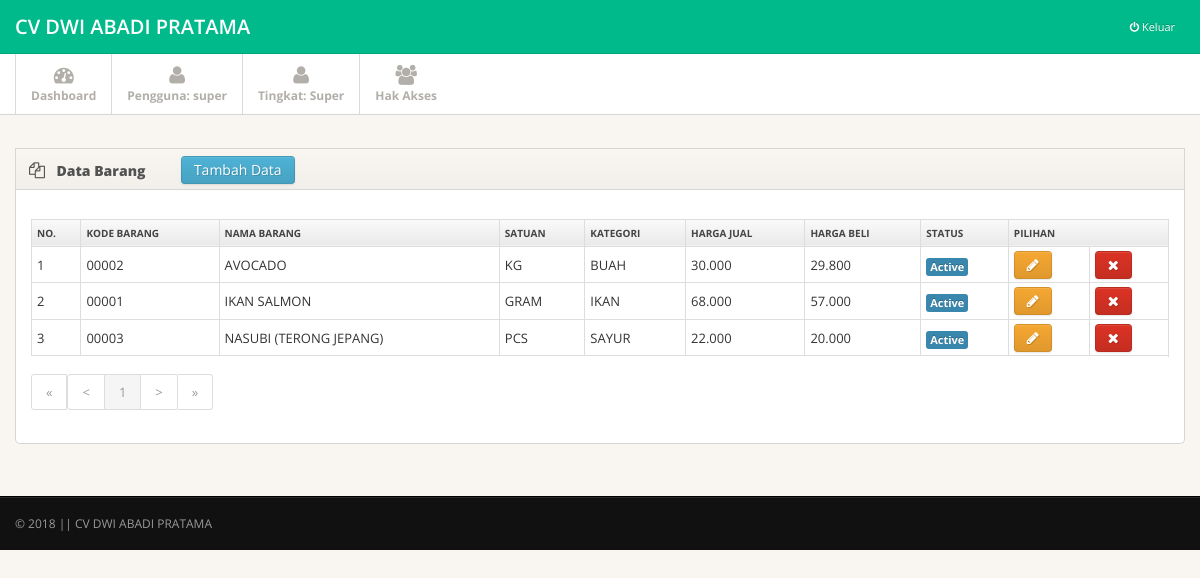
Page /page.php?open=barang_data (signed in) on the committed database.
### tables this page shows
CREATE TABLE `ma_toko` (
  `kd_toko` varchar(15) NOT NULL,
  `nm_toko` varchar(30) NOT NULL,
  `almt_toko` varchar(150) NOT NULL,
  `kota` varchar(30) NOT NULL,
  `tlp_toko` varchar(15) NOT NULL,
  `fax_toko` varchar(15) NOT NULL,
  `logo` varchar(50) NOT NULL
);

CREATE TABLE `ma_barang` (
  `kd_barang` varchar(5) NOT NULL,
  `nm_barang` varchar(50) NOT NULL,
  `kd_satuan` varchar(10) NOT NULL,
  `kd_kategori` varchar(10) NOT NULL,
  `hrg_jual` int(11) NOT NULL,
  `hrg_beli` int(11) NOT NULL,
  `active` char(1) NOT NULL
);

CREATE TABLE `ma_satuan_barang` (
  `kd_satuan` varchar(6) NOT NULL,
  `nm_satuan` varchar(25) NOT NULL,
  `active` char(1) NOT NULL
);

CREATE TABLE `ma_kategori_barang` (
  `kd_kategori` varchar(6) NOT NULL,
  `nm_kategori` varchar(25) NOT NULL,
  `active` char(1) NOT NULL
);

### library/inc.connection.php (called while the page is built, shortened)
<?php
function querydb($sql){
		global $koneksi_db;
		$result=mysqli_query($koneksi_db,$sql);
		return $result;
}
	function arraydb($sql){
		$arraydb=mysqli_fetch_array($sql);
		return $arraydb;
	}
	function numrows($sql){
		$numrows=mysqli_num_rows($sql);
		return $numrows;
	}
?>

### data_master/barang_data.php (the view, shortened to what this page needs)
<?php
		$batas= 7;
		if (empty($halaman)){$posisi=0; $halaman=1;} else {$posisi=($halaman-1) * $batas;}
		$qry2 ="SELECT * FROM ma_barang";
		$hsl2 = querydb($qry2);
		$jml_data = numrows($hsl2);
		$jml_hal = ceil($jml_data/$batas);
		$file="page.php?open=barang_data";
?>
<div class="main">
  <div class="main-inner">
    <div class="container">
    		<div class="row">
        <div class="span12">
          <div class="widget">
            <div class="widget-header"> <i class="icon-copy"></i>
              <h3>Data Barang</h3>
              <button class="btn btn-info btn-sm" id="btnBarangTambah">Tambah Data</button>
            </div>
            <div class="widget-content">
              <div class="shortcuts">
				<div class="table-responsive">
					<table class="table table-striped table-bordered table-condensed table-hover">
						<tr>
							<th>No.</th>
							<th>Kode Barang</th>
							<th>Nama Barang</th>
							<th>Satuan</th>
							<th>Kategori</th>
							<th>Harga Jual</th>
							<th>Harga Beli</th>
							<th>Status</th>
							<th colspan="3" align="center">Pilihan</th>
						</tr>
						<?php
							$c=1;
							$qri = "SELECT a.*,b.nm_satuan,c.nm_kategori FROM ma_barang a LEFT JOIN ma_satuan_barang b ON b.kd_satuan=a.kd_satuan LEFT JOIN ma_kategori_barang c ON c.kd_kategori=a.kd_kategori ORDER BY nm_barang ASC LIMIT $posisi, $batas";
							$hsl = querydb($qri);
							while($rek = arraydb($hsl)){
								if($rek['active']=="Y"){$klsBaris="";$stat="<span class='label label-info'>Active</span>";}else{$klsBaris="danger";$stat="<span class='label label-danger'>Non Active</span>";}
							 echo "<tr class=\"$klsBaris\">";
							 echo "<td align='center'>".$c."</td>";
							 echo "<td align='center'>".$rek['kd_barang']."</td>";
							 echo "<td align='left'>".$rek['nm_barang']."</td>";
							 echo "<td align='center'>".$rek['nm_satuan']."</td>";
							 echo "<td align='center'>".$rek['nm_kategori']."</td>";
							 echo "<td align='center'>".number_format($rek['hrg_jual'],0,",",".")."</td>";
							 echo "<td align='center'>".number_format($rek['hrg_beli'],0,",",".")."</td>";
							 echo "<td align='center'>".$stat."</td>";
							 echo "<td align='center'><button class=\"btn btn-warning btn-xs btnBarangUbah\" data-val=\"$rek[kd_barang]\" data-toggle=\"tooltip\" data-placement=\"top\" title=\"Edit Data\"><span class=\"shortcut-icon icon-pencil\"></span></button></td>";
							 echo "<td align='center'><button class=\"btn btn-danger btn-xs btnBarangHapus\" data-val=\"$rek[kd_barang]\" data-toggle=\"tooltip\" data-placement=\"top\" title=\"Hapus Data\" ><span class=\"shortcut-icon icon-remove\"></span></button></td>";
							 echo "<tr>";
							 $c++;
							}
						?>
					</table>
				</div>
				<nav><ul class="pagination pagination-sm">
					<?php
					if($halaman >1){$prev=$halaman-1; echo "<li><a href=$file&halaman=1>&laquo;</a><a href=$file&halaman=$prev>&lt;</a></li>";}
					else {echo "<li class='disabled'><a href='#'>&laquo;</a><a href='#'>&lt;</a></li>";}
					for ($i=1; $i<=$jml_hal; $i++)
					if ($i!=$halaman){echo "<li><a href=$file&halaman=$i>$i</a></li>";}
					else {echo"&nbsp;<li class='active'><a href='#'>$i</a></li>";};
					if($halaman < $jml_hal) {$next=$halaman+1; echo "<li><a href=$file&halaman=$next>&gt;</a>  <a href=$file&halaman=$jml_hal>&raquo;</a></li>";}
					else {echo "<li class='disabled'><a href='#'>&gt;</a>  <a href='#'>&raquo;</a></li>";}
					?>
				</ul>
				</nav>
              </div>
            </div>
          </div>
        </div>
      </div>
    </div>
  </div>
</div>

### page.php (shortened to what this page needs)
<?php
 require_once "library/inc.connection.php";
   $qri = "SELECT * FROM ma_toko";
   $res = querydb($qri);
   $rec = arraydb($res);
   $namaToko = $rec['nm_toko'];
?>
<!DOCTYPE html>
<html lang="en">
<head>
    <link href="css/bootstrap.min.css" rel="stylesheet">
    <link href="css/bootstrap-responsive.min.css" rel="stylesheet">
    <link href="css/bootstrap-table.css" rel="stylesheet">
    <link href="css/font-awesome.css" rel="stylesheet">
    <link href="css/style.css" rel="stylesheet">
  </head>
<body>
	<div class="navbar navbar-fixed-top">
	<div class="navbar-inner">
		<div class="container">
			<a class="brand" href="?open=home">
				<?php echo $namaToko ?>
			</a>
			<div class="nav-collapse pull-right">
				<ul class="nav pull-right">
					<li><a href="#" id="bootbox-confirm" style="color: red;"><i class="icon-off"></i><span> Keluar</span> </a> </li>
				</ul>
			</div>
		</div>
	</div>
</div>
<div class="subnavbar">
  <div class="subnavbar-inner">
    <div class="container">
      <ul class="mainnav">
        <li class=""><a href="?open=home"><i class="icon-dashboard"></i><span>Dashboard</span> </a> </li>
        <li><a href="#"><i class="icon-user"></i><span>Pengguna: <?php echo $_SESSION['USERNAME']; ?></span> </a></li>
        <li><a href="#"><i class="icon-user"></i><span>Tingkat: <?php echo $_SESSION['USER_LEVEL']; ?></span> </a></li>
        <?php
        if($_SESSION['USER_LEVEL']=="Super"){
        ?>
        <li><a href="?open=user_data" ><i class="icon-group"></i><span>Hak Akses</span> </a> </li>
        <?php
    	}
        ?>
      </ul>
    </div>
  </div>
</div>
        	<?php
			include"page_control.php";
			?>
<div class="footer">
  <div class="footer-inner">
    <div class="container">
      <div class="row">
        <div class="span12"> &copy; <?php echo date('Y'); ?> || <a href="">CV DWI ABADI PRATAMA</a></div>
      </div>
    </div>
  </div>
</div>
</body>
</html>

### css/style.css (style rules this page uses)
body { background: #f9f6f1; font: 13px/1.7em 'Open Sans'; }
input, button, select, textarea { font-family: 'Open Sans'; }
.table td { vertical-align: middle; }
.table-bordered th { background: #E9E9E9; background:-moz-linear-gradient(top, #FAFAFA 0%, #E9E9E9 100%); background:-webkit-gradient(linear, left top, left bottom, color-stop(0%,#FAFAFA), color-stop(100%,#E9E9E9)); background:-webkit-linear-gradient(top, #FAFAFA 0%,#E9E9E9 100%); background:-o-linear-gradient(top, #FAFAFA 0%,#E9E9E9 100%); background:-ms-linear-gradient(top, #FAFAFA 0%,#E9E9E9 100%); background:linear-gradient(top, #FAFAFA 0%,#E9E9E9 100%); filter: progid:DXImageTransform.Microsoft.gradient(startColorstr='#FAFAFA', endColorstr='#E9E9E9'); -ms-filter: "progid:DXImageTransform.Microsoft.gradient(startColorstr='#FAFAFA', endColorstr='#E9E9E9')"; font-size: 10px; color: #444; text-transform: uppercase; }
.navbar .container { position: relative; }
.navbar-inner { padding: 7px 0; background: #00ba8b !important; -moz-border-radius: 0; -webkit-border-radius: 0; border-radius: 0; }
.navbar-fixed-top { position: static; }
.navbar .nav a { font-size: 11px; }
.navbar .nav>li>a { color:#fff !important; }
.navbar .brand { font-weight: 600; position: relative; top: 2px; }
.subnavbar { margin-bottom: 2.5em; }
.subnavbar-inner { height: 60px; background: #fff; border-bottom: 1px solid #d6d6d6; }
.subnavbar .container > ul { display: inline-block; height: 80px; padding: 0; margin: 0; }
.subnavbar .container > ul > li { float: left; min-width: 90px; height: 60px; padding: 0; margin: 0; text-align: center; list-style: none; border-left: 1px solid #d9d9d9; }
.subnavbar .container > ul > li > a { display: block; height: 100%; padding: 0 15px; font-size: 12px; font-weight: bold; color: #b2afaa; }
.subnavbar .container > ul > li > a > i { display: inline-block; width: 24px; height: 24px; margin-top: 11px; margin-bottom: -3px; font-size: 20px; }
.subnavbar .container > ul > li > a > span { display: block; }
.main { padding-bottom: 2em; border-bottom: 1px solid #000; }
.footer { margin-top: 0; border-top: 1px solid #292929; }
.footer-inner { padding: 15px 0; font-size: 12px; background: #111; color: #999; }
.footer a { color: #999; }
.widget { position: relative; clear: both; width: auto; margin-bottom: 2em; overflow: hidden; }
.widget-header { position: relative; height: 40px; line-height: 40px; background: #f9f6f1; background:-moz-linear-gradient(top, #f9f6f1 0%, #f2efea 100%); background:-webkit-gradient(linear, left top, left bottom, color-stop(0%,#f9f6f1), color-stop(100%,#f2efea)); background:-webkit-linear-gradient(top, #f9f6f1 0%,#f2efea 100%); background:-o-linear-gradient(top, #f9f6f1 0%,#f2efea 100%); background:-ms-linear-gradient(top, #f9f6f1 0%,#f2efea 100%); background:linear-gradient(top, #f9f6f1 0%,#f2efea 100%); filter: progid:DXImageTransform.Microsoft.gradient(startColorstr='#f9f6f1', endColorstr='#f2efea'); -ms-filter: "progid:DXImageTransform.Microsoft.gradient(startColorstr='#f9f6f1', endColorstr='#f2efea')"; border: 1px solid #d6d6d6; -webkit-background-clip: padding-box; }
.widget-header h3 { position: relative; top: 2px; left: 10px; display: inline-block; margin-right: 3em; font-size: 14px; font-weight: 800; color: #525252; line-height: 18px; text-shadow: 1px 1px 2px rgba(255,255,255,.5); }
.widget-header [class^="icon-"], .widget-header [class*=" icon-"] { display: inline-block; margin-left: 13px; margin-right: -2px; font-size: 16px; color: #555; vertical-align: middle; }
.widget-content { padding: 20px 15px 15px; background: #FFF; border: 1px solid #D5D5D5; -moz-border-radius: 5px; -webkit-border-radius: 5px; border-radius: 5px; }
.widget-header+.widget-content { border-top: none; -webkit-border-top-left-radius: 0; -webkit-border-top-right-radius: 0; -moz-border-radius-topleft: 0; -moz-border-radius-topright: 0; border-top-left-radius: 0; border-top-right-radius: 0; }
.widget-content:before, .widget-content:after { content:""; display:table; }
.widget-content:after { clear:both; }
.widget-content { zoom:1; }

### rows in the picture
ma_toko: nm_toko "CV DWI ABADI PRATAMA"
ma_barang: kd_barang "00002", nm_barang "AVOCADO", kd_satuan.nm_satuan "KG", kd_kategori.nm_kategori "BUAH", hrg_jual "30.000", hrg_beli "29.800", active "Active"
ma_barang: kd_barang "00001", nm_barang "IKAN SALMON", kd_satuan.nm_satuan "GRAM", kd_kategori.nm_kategori "IKAN", hrg_jual "68.000", hrg_beli "57.000", active "Active"
ma_barang: kd_barang "00003", nm_barang "NASUBI (TERONG JEPANG)", kd_satuan.nm_satuan "PCS", kd_kategori.nm_kategori "SAYUR", hrg_jual "22.000", hrg_beli "20.000", active "Active"

### other values in the picture
$_SESSION['USERNAME'] "super"
$_SESSION['USER_LEVEL'] "Super"
